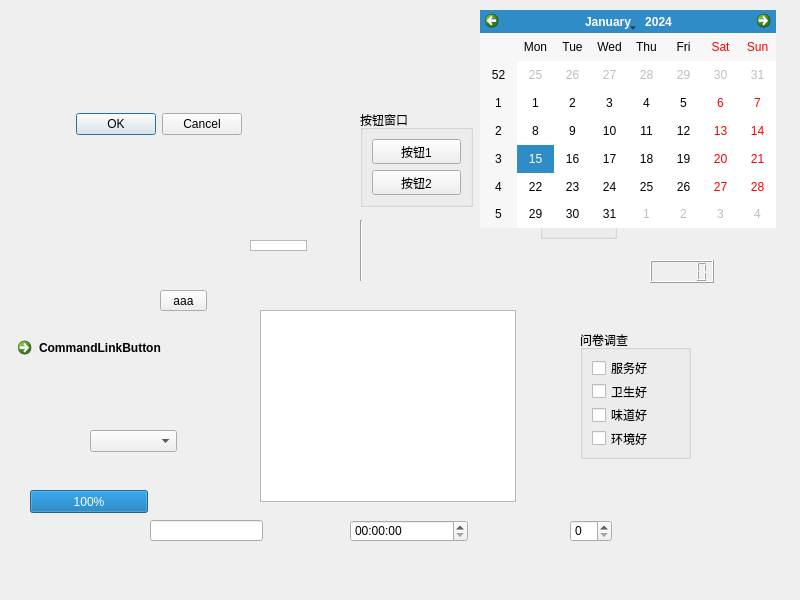
<?xml version="1.0" encoding="UTF-8"?>
<ui version="4.0">
 <class>Widget</class>
 <widget class="QWidget" name="Widget">
  <property name="geometry">
   <rect>
    <x>0</x>
    <y>0</y>
    <width>800</width>
    <height>600</height>
   </rect>
  </property>
  <property name="windowTitle">
   <string>Widget</string>
  </property>
  <widget class="QGroupBox" name="groupBox">
   <property name="geometry">
    <rect>
     <x>360</x>
     <y>110</y>
     <width>113</width>
     <height>97</height>
    </rect>
   </property>
   <property name="title">
    <string>按钮窗口</string>
   </property>
   <layout class="QVBoxLayout" name="verticalLayout">
    <item>
     <widget class="QPushButton" name="pushButton">
      <property name="text">
       <string>按钮1</string>
      </property>
      <property name="icon">
       <iconset resource="res.qrc">
        <normaloff>:/Image/Luffy.png</normaloff>:/Image/Luffy.png</iconset>
      </property>
      <property name="iconSize">
       <size>
        <width>32</width>
        <height>32</height>
       </size>
      </property>
     </widget>
    </item>
    <item>
     <widget class="QPushButton" name="pushButton_2">
      <property name="text">
       <string>按钮2</string>
      </property>
      <property name="icon">
       <iconset resource="res.qrc">
        <normaloff>:/Image/LuffyQ.png</normaloff>:/Image/LuffyQ.png</iconset>
      </property>
      <property name="iconSize">
       <size>
        <width>32</width>
        <height>32</height>
       </size>
      </property>
     </widget>
    </item>
   </layout>
  </widget>
  <widget class="QToolButton" name="toolButton">
   <property name="geometry">
    <rect>
     <x>160</x>
     <y>290</y>
     <width>47</width>
     <height>21</height>
    </rect>
   </property>
   <property name="text">
    <string>aaa</string>
   </property>
   <property name="icon">
    <iconset resource="res.qrc">
     <normaloff>:/Image/OnePiece.png</normaloff>:/Image/OnePiece.png</iconset>
   </property>
   <property name="checkable">
    <bool>false</bool>
   </property>
  </widget>
  <widget class="QGroupBox" name="groupBox_2">
   <property name="geometry">
    <rect>
     <x>280</x>
     <y>320</y>
     <width>62</width>
     <height>79</height>
    </rect>
   </property>
   <property name="title">
    <string>性别</string>
   </property>
   <layout class="QVBoxLayout" name="verticalLayout_2">
    <item>
     <widget class="QRadioButton" name="RadBut_man">
      <property name="text">
       <string>男</string>
      </property>
     </widget>
    </item>
    <item>
     <widget class="QRadioButton" name="RadBat_women">
      <property name="text">
       <string>女</string>
      </property>
     </widget>
    </item>
   </layout>
  </widget>
  <widget class="QGroupBox" name="groupBox_3">
   <property name="geometry">
    <rect>
     <x>540</x>
     <y>160</y>
     <width>77</width>
     <height>79</height>
    </rect>
   </property>
   <property name="title">
    <string>婚否</string>
   </property>
   <layout class="QVBoxLayout" name="verticalLayout_3">
    <item>
     <widget class="QRadioButton" name="radioButton_3">
      <property name="text">
       <string>已婚</string>
      </property>
     </widget>
    </item>
    <item>
     <widget class="QRadioButton" name="radioButton_4">
      <property name="text">
       <string>未婚</string>
      </property>
     </widget>
    </item>
   </layout>
  </widget>
  <widget class="QPushButton" name="pushButton_3">
   <property name="geometry">
    <rect>
     <x>280</x>
     <y>430</y>
     <width>93</width>
     <height>28</height>
    </rect>
   </property>
   <property name="text">
    <string>提交</string>
   </property>
  </widget>
  <widget class="QGroupBox" name="groupBox_4">
   <property name="geometry">
    <rect>
     <x>580</x>
     <y>330</y>
     <width>111</width>
     <height>129</height>
    </rect>
   </property>
   <property name="title">
    <string>问卷调查</string>
   </property>
   <layout class="QVBoxLayout" name="verticalLayout_4">
    <item>
     <widget class="QCheckBox" name="checkBox">
      <property name="text">
       <string>服务好</string>
      </property>
     </widget>
    </item>
    <item>
     <widget class="QCheckBox" name="checkBox_2">
      <property name="text">
       <string>卫生好</string>
      </property>
     </widget>
    </item>
    <item>
     <widget class="QCheckBox" name="checkBox_3">
      <property name="text">
       <string>味道好</string>
      </property>
     </widget>
    </item>
    <item>
     <widget class="QCheckBox" name="checkBox_4">
      <property name="text">
       <string>环境好</string>
      </property>
     </widget>
    </item>
   </layout>
  </widget>
  <widget class="QDialogButtonBox" name="buttonBox">
   <property name="geometry">
    <rect>
     <x>50</x>
     <y>110</y>
     <width>192</width>
     <height>28</height>
    </rect>
   </property>
   <property name="standardButtons">
    <set>QDialogButtonBox::Cancel|QDialogButtonBox::Ok</set>
   </property>
  </widget>
  <widget class="QTreeView" name="treeView">
   <property name="geometry">
    <rect>
     <x>250</x>
     <y>240</y>
     <width>57</width>
     <height>11</height>
    </rect>
   </property>
  </widget>
  <widget class="QTableView" name="tableView">
   <property name="geometry">
    <rect>
     <x>260</x>
     <y>310</y>
     <width>256</width>
     <height>192</height>
    </rect>
   </property>
  </widget>
  <widget class="QComboBox" name="comboBox">
   <property name="geometry">
    <rect>
     <x>90</x>
     <y>430</y>
     <width>87</width>
     <height>22</height>
    </rect>
   </property>
  </widget>
  <widget class="QLineEdit" name="lineEdit">
   <property name="geometry">
    <rect>
     <x>150</x>
     <y>520</y>
     <width>113</width>
     <height>21</height>
    </rect>
   </property>
  </widget>
  <widget class="QCalendarWidget" name="calendarWidget">
   <property name="geometry">
    <rect>
     <x>480</x>
     <y>10</y>
     <width>296</width>
     <height>218</height>
    </rect>
   </property>
  </widget>
  <widget class="QLCDNumber" name="lcdNumber">
   <property name="geometry">
    <rect>
     <x>650</x>
     <y>260</y>
     <width>64</width>
     <height>23</height>
    </rect>
   </property>
  </widget>
  <widget class="QCommandLinkButton" name="commandLinkButton">
   <property name="geometry">
    <rect>
     <x>10</x>
     <y>330</y>
     <width>187</width>
     <height>41</height>
    </rect>
   </property>
   <property name="text">
    <string>CommandLinkButton</string>
   </property>
  </widget>
  <widget class="QProgressBar" name="progressBar">
   <property name="geometry">
    <rect>
     <x>30</x>
     <y>490</y>
     <width>118</width>
     <height>23</height>
    </rect>
   </property>
   <property name="value">
    <number>100</number>
   </property>
  </widget>
  <widget class="Line" name="line">
   <property name="geometry">
    <rect>
     <x>360</x>
     <y>220</y>
     <width>3</width>
     <height>61</height>
    </rect>
   </property>
   <property name="orientation">
    <enum>Qt::Vertical</enum>
   </property>
  </widget>
  <widget class="QSpinBox" name="spinBox">
   <property name="geometry">
    <rect>
     <x>570</x>
     <y>520</y>
     <width>42</width>
     <height>22</height>
    </rect>
   </property>
  </widget>
  <widget class="QTimeEdit" name="timeEdit">
   <property name="geometry">
    <rect>
     <x>350</x>
     <y>520</y>
     <width>118</width>
     <height>22</height>
    </rect>
   </property>
  </widget>
 </widget>
 <resources>
  <include location="res.qrc"/>
 </resources>
 <connections/>
</ui>
